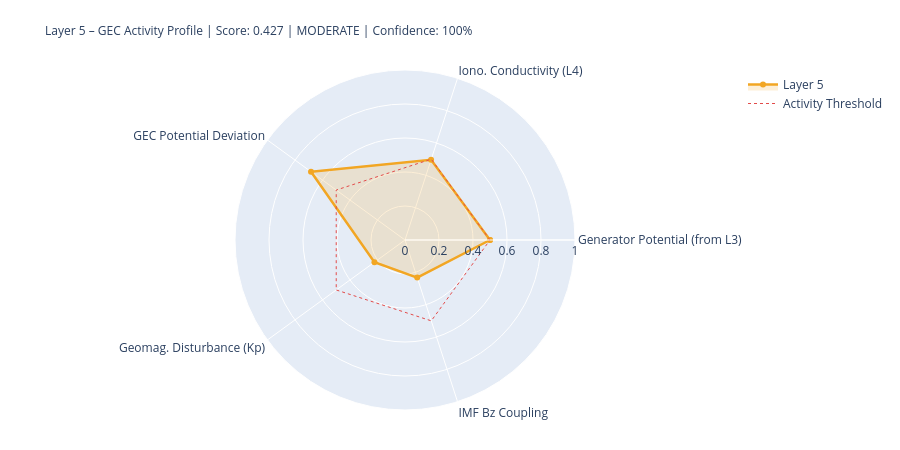

The cell this chart's notebook holds for it:
### Markdown cell above
---
## 5. State Assessment & Handoff to Layer 6

### Code cell
# ============================================================
# LAYER-5-SCORE
# ============================================================

# Components
# 1) Generator activity (Layer-3-driven)
gen_score = norm(generator_strength, 0.3, 2.0)
gen_src   = 'from_layer3' if l3_thunder_score is not None else 'estimated'

# 2) Ionospheric conductivity (Layer-4-driven)
iono_score = norm(iono_cond_factor, 0.7, 1.4)
iono_src   = 'from_layer4' if l4_ioniz is not None else 'estimated'

# 3) GEC potential deviation from reference
pot_score = norm(abs(delta_V_pct), 0, 30)  # 0 = at reference, 1 = 30% deviation
pot_src   = 'derived'

# 4) Geomagnetic disturbance (Kp) – modulates vertical currents
kp_score = norm(kp_val, 0, 9)
kp_src   = 'primary' if kp_now is not None else 'from_layer4'

# 5) IMF Bz coupling (southward = stronger M-I coupling → GEC influence)
bz_score = norm(-(bz_now or 0), -5, 30) if bz_now is not None else None
bz_src   = 'primary' if bz_now is not None else 'missing'

COMPONENTS = {
    'Generator Potential (from L3)':  {'score': gen_score,   'source': 'derived_from_layer3', 'dynamic': True},
    'Iono. Conductivity (L4)':      {'score': iono_score,  'source': iono_src, 'dynamic': True},
    'GEC Potential Deviation':      {'score': pot_score,   'source': pot_src,  'dynamic': True},
    'Geomag. Disturbance (Kp)':         {'score': kp_score,    'source': kp_src,   'dynamic': True},
    'IMF Bz Coupling':               {'score': bz_score,    'source': bz_src,   'dynamic': True},
}

available   = {k: v['score'] for k, v in COMPONENTS.items() if v['score'] is not None}
unavailable = [k for k, v in COMPONENTS.items() if v['score'] is None]
layer5_score = round(sum(available.values()) / len(available), 4) if available else None
confidence   = round(len(available) / len(COMPONENTS), 2)
level = ('unknown' if layer5_score is None
         else 'quiet'   if layer5_score < 0.3
         else 'moderate' if layer5_score < 0.6
         else 'active')
dominant_l5 = max(available, key=available.get) if available else 'none'

# Kp consistency: separate 1-min raw value from score value
kp_1m_raw   = kp_now          # directly from API (can be 0.0 during live measurement)
kp_for_score = kp_val          # from Layer-0 context or estimated value if needed
kp_score_src = kp_src

W = 68
print('=' * W)
print('LAYER 5 – GLOBAL ELECTRIC CIRCUIT – STATE ASSESSMENT')
print('=' * W)
for name, comp in COMPONENTS.items():
    s = comp['score']
    if s is not None:
        bar = '█' * int(s*20) + '░' * (20-int(s*20))
        print(f'  {name:<34} {bar}  {s:.3f}  [{comp["source"]}]')
    else:
        print(f'  {name:<34} {"─"*20}  n/a   [missing]')
print('-' * W)
print(f'  Score:         {layer5_score:.3f}  ({len(available)}/{len(COMPONENTS)} components)')
print(f'  Confidence:    {confidence:.0%}')
print(f'  Level:         {level.upper()}')
print(f'  Dominant:      {dominant_l5}')
print(f'  V_iono:        {V_iono_mod:.1f} kV  (Δ {delta_V_pct:+.1f}% vs. Ref)')
print(f'  I_total:       {I_total_mod:.1f} A   (Δ {delta_I_pct:+.1f}% vs. Ref)')
print('=' * W)

# Radar
cats   = list(available.keys())
vals_r = list(available.values())
if len(cats) >= 3:
    fig = go.Figure()
    fig.add_trace(go.Scatterpolar(
        r=vals_r + [vals_r[0]], theta=cats + [cats[0]],
        fill='toself', fillcolor='rgba(242,166,35,0.18)',
        line=dict(color='#F2A623', width=2.5), name='Layer 5'
    ))
    fig.add_trace(go.Scatterpolar(
        r=[0.5]*(len(cats)+1), theta=cats+[cats[0]],
        line=dict(color='#E24B4A', dash='dot', width=1),
        mode='lines', name='Activity Threshold'
    ))
    fig.update_layout(
        title=dict(
            text=f'Layer 5 – GEC Activity Profile | Score: {layer5_score:.3f} | {level.upper()} | Confidence: {confidence:.0%}',
            font=dict(size=12)
        ),
        polar=dict(radialaxis=dict(visible=True, range=[0,1])),
        height=450, showlegend=True,
        margin=dict(l=80, r=80, t=70, b=40)
    )
    fig.show()

### Figure 1 — Plotly figure (JSON) as saved in the notebook; plotly's stock layout.template omitted (floating-point values rounded to 4 significant figures)
{"data": [{"fill": "toself", "fillcolor": "rgba(242,166,35,0.18)", "line": {"color": "#F2A623", "width": 2.5}, "name": "Layer 5", "r": [0.5, 0.4963, 0.6833, 0.2222, 0.2323, 0.5], "theta": ["Generator Potential (from L3)", "Iono. Conductivity (L4)", "GEC Potential Deviation", "Geomag. Disturbance (Kp)", "IMF Bz Coupling", "Generator Potential (from L3)"], "type": "scatterpolar"}, {"line": {"color": "#E24B4A", "dash": "dot", "width": 1}, "mode": "lines", "name": "Activity Threshold", "r": [0.5, 0.5, 0.5, 0.5, 0.5, 0.5], "theta": ["Generator Potential (from L3)", "Iono. Conductivity (L4)", "GEC Potential Deviation", "Geomag. Disturbance (Kp)", "IMF Bz Coupling", "Generator Potential (from L3)"], "type": "scatterpolar"}], "layout": {"height": 450, "margin": {"b": 40, "l": 80, "r": 80, "t": 70}, "polar": {"radialaxis": {"range": [0, 1], "visible": true}}, "showlegend": true, "title": {"font": {"size": 12}, "text": "Layer 5 – GEC Activity Profile | Score: 0.427 | MODERATE | Confidence: 100%"}}}
